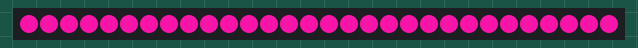
Simulated run of this sketch. Board: ESP32. On the bench: 30 RGB LEDs in strip order, left to right. Dim RGB values are drawn brighter than linear; random numbers use the default seed unless the sketch sets one.

Above: at 3.07 s.
At 6.1 s:
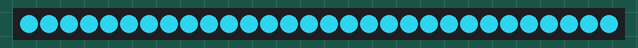
At 12.16 s:
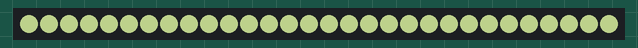
At 21.25 s:
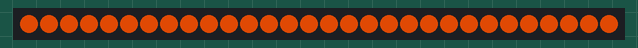
At 27.31 s:
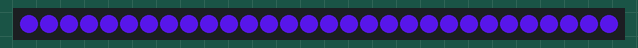
At 39.42 s:
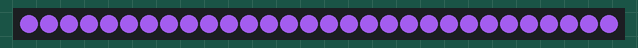

The sketch:

esp32.ino
```cpp
#include <Adafruit_NeoPixel.h>
#define PIN 15	 // input pin Neopixel is attached to
#define NUMPIXELS 30 // number of neopixels in strip
Adafruit_NeoPixel pixels = Adafruit_NeoPixel(NUMPIXELS, PIN, NEO_GRB + NEO_KHZ800);

void ledStrip(int r = -1, int g = -1, int b = -1){
  if(r == -1 && g == -1 && b == -1){
    r = random(0, 255);
    g = random(0, 255);
    b = random(0, 255);
  }
  for (int i=0; i < NUMPIXELS; i++) {
    pixels.setPixelColor(i, pixels.Color(r, g, b));
    pixels.show();
    delay(100);
  }
}


void setup() {
  pixels.begin();
}

void loop() {
  ledStrip();
}

  
```
